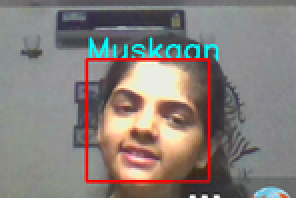
#> input picture Recognised1.png, 148 x 99 px, given in place of the camera (shown 2 times larger)
$ python face_store.py   (Python 2 division)
#> lines starting #> are read from the running program, lines starting #| are printed output that depends on the picture; after the words box and inside, x2 and y2 are one past the last pixel; in counts of white or black regions, pixels touching at a corner belong together
import numpy as np
import cv2

cam = cv2.VideoCapture(0)
facec = cv2.CascadeClassifier('haarcascade_frontalface_alt.xml')

data = []
ix = 0

while True:
	ret, fr = cam.read()
#> fr is the input picture: shape (99, 148, 3); mean B, G, R 121.9, 126, 134
	if ret == True:
		gray = cv2.cvtColor(fr, cv2.COLOR_BGR2GRAY)
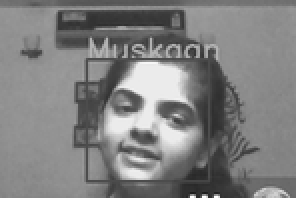
#> gray: shape (99, 148) (shown 2 times larger); min 29, max 255, mean 127.9
		faces = facec.detectMultiScale(gray, 1.3, 5)
#> faces = [[44, 32, 59, 59]]
		for (x, y, w, h) in faces:
			fc = fr[y:y+h, x:x+w, :]

			r = cv2.resize(fc, (50, 50))

			if ix % 10 == 0 and len(data) < 40:
				data.append(r)

			cv2.rectangle(fr, (x, y), (x + w, y + h), (0, 0, 255), 2)
#> this loop made 1 pass
#> pass 1, `fc = fr[y:y+h, x:x+w, :]`:
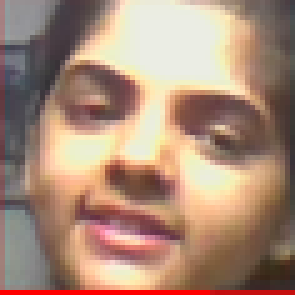
#> fc: shape (59, 59, 3) (shown 5 times larger); mean B, G, R 120.5, 139.4, 169.8
#> pass 1, `r = cv2.resize(fc, (50, 50))`:
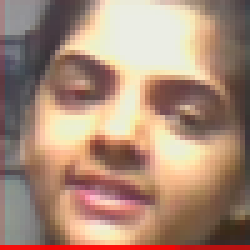
#> r: shape (50, 50, 3) (shown 5 times larger); mean B, G, R 120.2, 139.2, 169.9
#> after the loop:
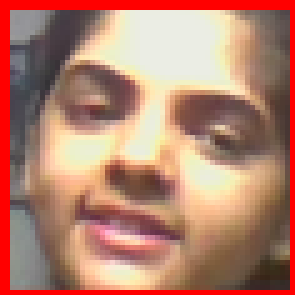
#> fc: shape (59, 59, 3) (shown 5 times larger); 8.73% of pixels changed, all inside (x1, y1, x2, y2) = (0, 0, 59, 59)
#> after the loop:
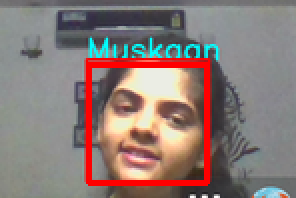
#> fr: shape (99, 148, 3) (shown 2 times larger); 3.75% of pixels changed, all inside (x1, y1, x2, y2) = (43, 31, 105, 93)
#> after the loop, data = 1 item

		ix += 1
		cv2.imshow('fr', fr)
		if cv2.waitKey(1) == 27 or len(data) >= 40:
#> (key Esc is pressed here)
			break

	else:
		print "error"
		break

cv2.destroyAllWindows()
data = np.asarray(data)

print data.shape
#| (1, 50, 50, 3)
np.save('face_01', data)

$ run again, on Recognised2.png
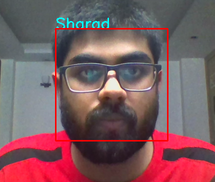
#> input picture Recognised2.png, 215 x 182 px, given in place of the camera
#> fr is the input picture: shape (182, 215, 3); mean B, G, R 96.9, 90.9, 125.1
#> faces = [[54, 26, 118, 118]]
#> the loop `for (x, y, w, h) in faces:` made 1 pass
#> after the loop `for (x, y, w, h) in faces:`:
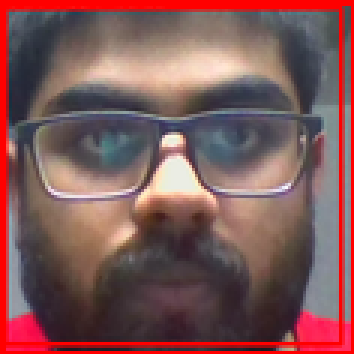
#> fc: shape (118, 118, 3) (shown 3 times larger); mean B, G, R 87.5, 87.5, 127.7
#> after the loop `for (x, y, w, h) in faces:`:
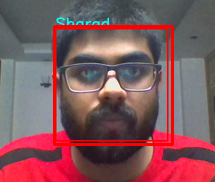
#> fr: shape (182, 215, 3); 3.35% of pixels changed, all inside (x1, y1, x2, y2) = (53, 25, 174, 146)
#> after the loop `for (x, y, w, h) in faces:`: data = 1 item
#| (1, 50, 50, 3)
